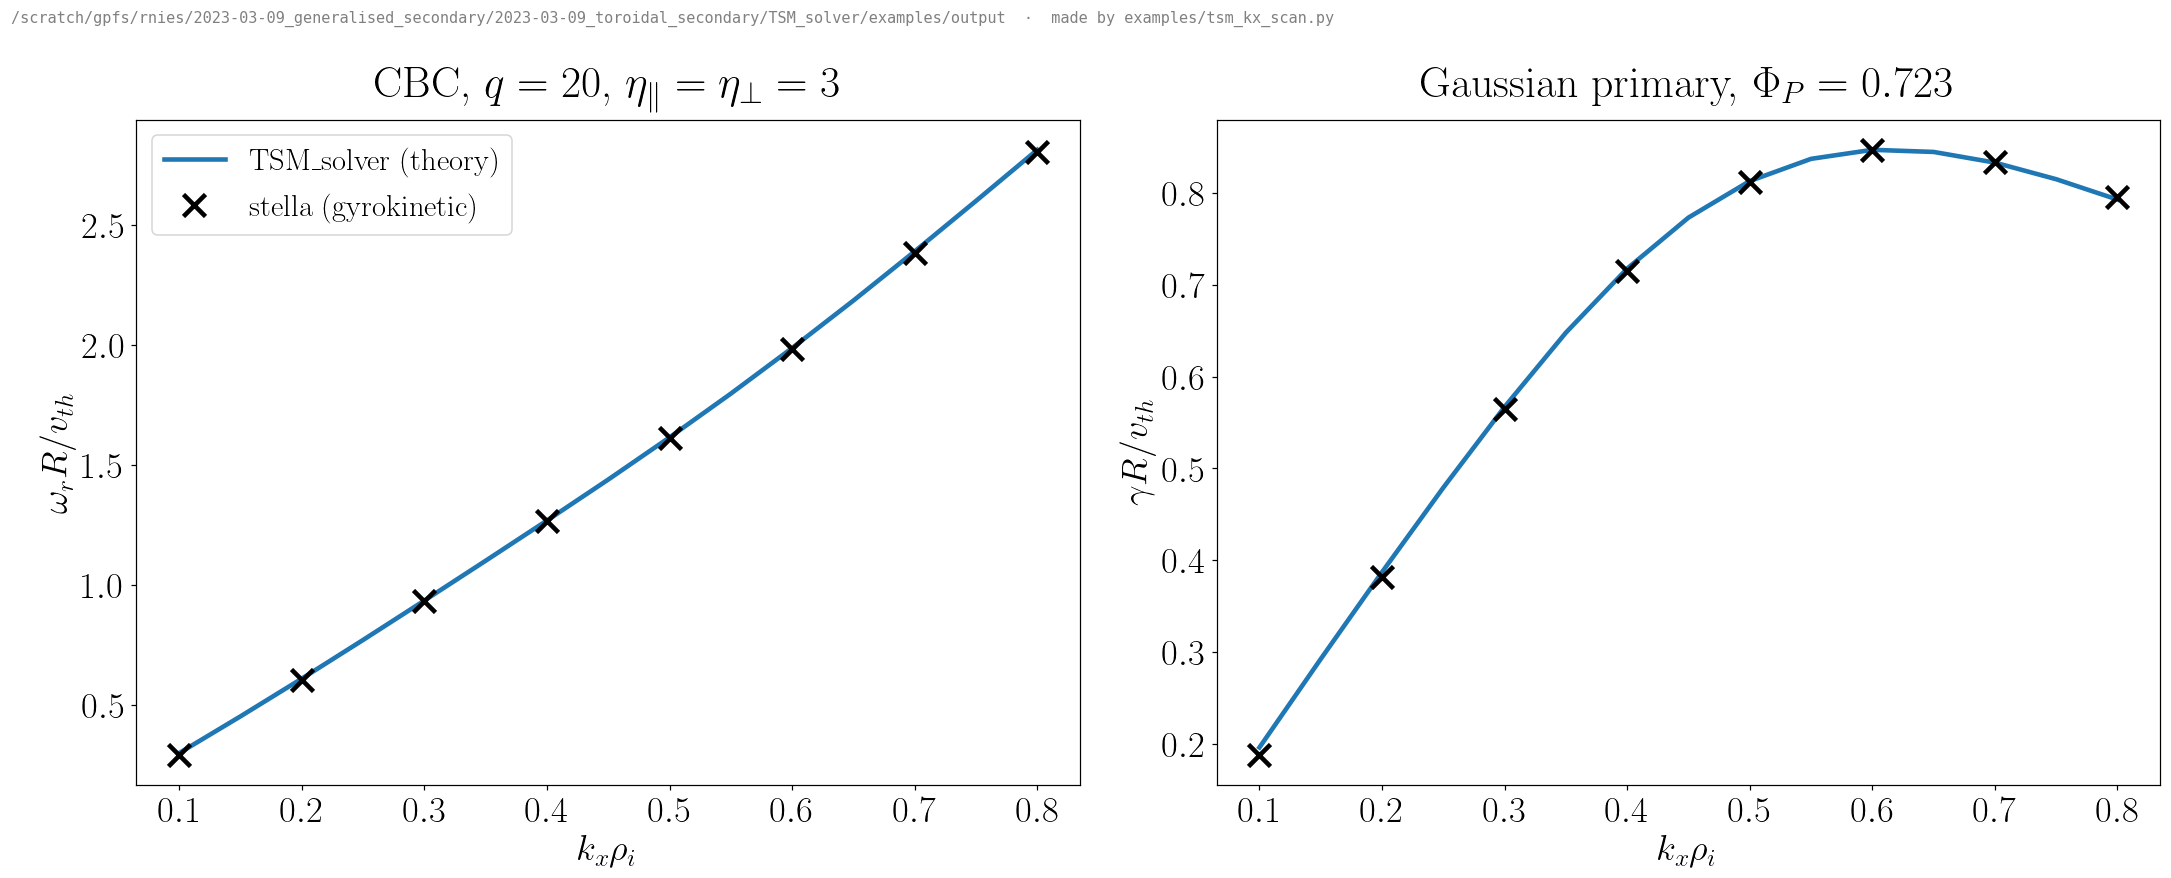

Source code (Python):
#!/usr/bin/env python3
"""Example: frequency and growth rate of the toroidal secondary mode (TSM) against k_x.

Typical case of Nies & Parra (2026), Fig. 3: Cyclone Base Case surface (circular, r/a = 0.5, R/a = 2.778,
ŝ = 0.8, q = 20), modified adiabatic electrons with T_i/T_e = 1, a frozen streamer primary with
bi-Maxwellian temperature-to-density ratios η∥ = η⊥ = 3, Gaussian along the field line (width π), and
E×B amplitude Φ_P = 0.723 ρ_i v_th/a (the label 𝒜 = 2 of the paper's figures).

Run (≈ 10–60 s depending on the number of cores):

    python examples/tsm_kx_scan.py                # writes examples/output/tsm_kx_scan.{txt,png,pdf}
    python examples/tsm_kx_scan.py --help         # options (amplitude, k_x range, threads, ...)

Output units: k_x in 1/ρ_i, frequencies in v_th/a with v_th = √(2T/m) (stella units); the plot shows
ω R/v_th as in the paper. Markers: stella gyrokinetic simulations of the same case (Θ = 0.2886 runs).
"""
import argparse
import os
import shutil
import sys
import time
import numpy as np

HERE = os.path.dirname(os.path.abspath(__file__))
try:
    import tsm_disp  # noqa: F401  (installed with pip)
except ImportError:  # running from a source checkout after `python setup.py build_ext --inplace`
    sys.path.insert(0, os.path.dirname(HERE))
from tsm_disp.geometry import miller
from tsm_disp.primary import Primary
from tsm_disp.dispersion import DispersionRelation
from tsm_disp.roots import find_root

# stella secondary-mode simulations of this case (𝒜 = 2, Θ = 0.2886), ω in v_th/a
STELLA_KX = np.array([0.1, 0.2, 0.3, 0.4, 0.5, 0.6, 0.7, 0.8])
STELLA_OMEGA = np.array([0.1043 + 0.0675j, 0.2168 + 0.1374j, 0.3347 + 0.2031j, 0.4547 + 0.2575j,
                         0.5793 + 0.2922j, 0.7130 + 0.3047j, 0.8578 + 0.3003j, 1.0091 + 0.2865j])


def main():
    ap = argparse.ArgumentParser(description=__doc__.split("\n\n")[0])
    ap.add_argument("--Phi-P", type=float, default=0.72314, help="primary E×B amplitude (ρ_i v_th/a)")
    ap.add_argument("--q", type=float, default=20.0, help="safety factor")
    ap.add_argument("--kx-min", type=float, default=0.1)
    ap.add_argument("--kx-max", type=float, default=0.8)
    ap.add_argument("--dkx", type=float, default=0.05)
    ap.add_argument("--kx-start", type=float, default=0.5, help="k_x at which the scan starts")
    ap.add_argument("--guess", type=complex, default=0.58 + 0.29j, help="initial guess of ω at kx-start")
    ap.add_argument("--tol", type=float, default=1e-6, help="tolerance of the field-line integral")
    ap.add_argument("--nthreads", type=int, default=min(os.cpu_count() or 1, 32))
    ap.add_argument("--out", default=os.path.join(HERE, "output"))
    a = ap.parse_args()

    # 1. geometry: Miller parametrisation of the CBC surface on stella's equal-arc coordinate
    geo = miller(rhoc=0.5, rmaj=2.77778, rgeo=2.77778, qinp=a.q, shat=0.8, kappa=1.0, zed_equal_arc=True)
    # 2. primary: v_Ex = −Φ_P T_P(z) sin y with T_P a Gaussian of width π normalised to unit RMS
    pri = Primary.gaussian(a.Phi_P, width=np.pi)
    # 3. dispersion relation (λ form: exact finite-Larmor-radius effects)
    disp = DispersionRelation(geo, pri, tau=1.0, eta_par=3.0, eta_prp=3.0, form="lambda",
                              epsabs=a.tol, epsrel=a.tol, nthreads=a.nthreads, warn=False)

    # 4. follow the root from kx-start up and down by continuation
    kx = np.round(np.arange(a.kx_min, a.kx_max + 1e-9, a.dkx), 10)
    omega = np.full(len(kx), np.nan + 0j)
    i0 = int(np.argmin(np.abs(kx - a.kx_start)))
    t0 = time.time()
    for order in (range(i0, len(kx)), range(i0 - 1, -1, -1)):
        prev = []
        for i in order:
            if len(prev) >= 2:
                guess = 2 * prev[-1] - prev[-2]          # linear extrapolation
            elif prev:
                guess = prev[-1]
            else:
                guess = a.guess if i == i0 else omega[i0]
            r = find_root(lambda w: disp.D(w, kx[i]), guess, tol=1e-8, maxiter=30)
            if not r.converged or r.omega.imag <= 0:
                print("kx = %.3f: no growing root found near %s, stopping this direction" % (kx[i], guess))
                break
            omega[i] = r.omega
            prev.append(r.omega)
            print("kx = %.3f   omega = %+.5f %+.5fi   (%d evaluations of D, %.1f s)"
                  % (kx[i], r.omega.real, r.omega.imag, r.nfev, time.time() - t0), flush=True)

    # 5. save
    os.makedirs(a.out, exist_ok=True)
    R = geo.rmaj
    np.savetxt(os.path.join(a.out, "tsm_kx_scan.txt"),
               np.c_[kx, omega.real, omega.imag, omega.real * R, omega.imag * R],
               header="kx*rho_i  omega_r*a/v_th  gamma*a/v_th  omega_r*R/v_th  gamma*R/v_th\n"
                      "CBC q=%g, eta_par=eta_prp=3, Gaussian primary Phi_P=%g" % (a.q, a.Phi_P))
    plot(kx, omega, R, a)
    print("wrote %s/tsm_kx_scan.{txt,png,pdf} (%.0f s)" % (a.out, time.time() - t0))


def plot(kx, omega, R, a):
    import matplotlib
    matplotlib.use("Agg")
    import matplotlib.pyplot as plt
    plt.rcParams.update({"font.family": "serif", "font.size": 24, "axes.titlepad": 15,
                         "text.usetex": shutil.which("latex") is not None})
    fig, axs = plt.subplots(1, 2, figsize=(20, 8))
    for ax, part, lab in [(axs[0], np.real, r"$\omega_r R/v_{th}$"), (axs[1], np.imag, r"$\gamma R/v_{th}$")]:
        ax.plot(kx, part(omega) * R, "-", lw=3, c="C0", label="TSM\\_solver (theory)" if plt.rcParams["text.usetex"] else "TSM_solver (theory)")
        if abs(a.q - 20) < 1e-12 and abs(a.Phi_P - 0.72314) < 1e-4:
            ax.plot(STELLA_KX, part(STELLA_OMEGA) * R, "x", ms=14, mew=3, c="k", label="stella (gyrokinetic)")
        ax.set_xlabel(r"$k_x \rho_i$")
        ax.set_ylabel(lab)
    axs[0].legend(fontsize=20)
    axs[0].set_title(r"CBC, $q = %g$, $\eta_\parallel = \eta_\perp = 3$" % a.q)
    axs[1].set_title(r"Gaussian primary, $\Phi_P = %.3f$" % a.Phi_P)
    fig.tight_layout()
    stamp = "%s  ·  made by examples/tsm_kx_scan.py %s" % (os.path.abspath(a.out), " ".join(sys.argv[1:]))
    if len(stamp) > 150:                        # keep the provenance line within the figure width
        stamp = "…" + stamp[-149:]
    fig.text(0.005, 1.0, stamp, usetex=False, family="monospace", fontsize=10, color="0.5", va="bottom", ha="left")
    for ext in ("png", "pdf"):
        fig.savefig(os.path.join(a.out, "tsm_kx_scan." + ext), dpi=110, bbox_inches="tight")


if __name__ == "__main__":
    main()
